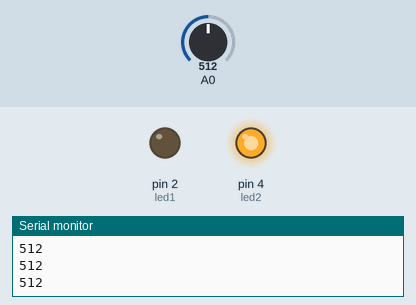
This sketch was run on a simulated Arduino Uno, built with avr-gcc and run on an emulated ATmega328P. Shown: output pins drawn as LEDs (lit = HIGH), the last lines printed to the serial monitor. The test bench sets the inputs (shaded band); at power-on: A0 = 512.

Above: at 1.2 s.
1.3 s: A0 set to 498
At 2.0 s:
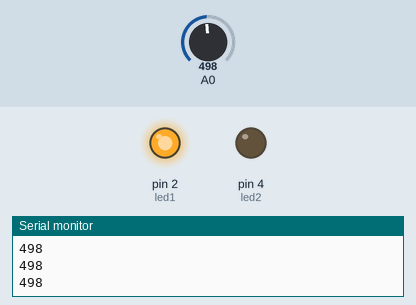
2.8 s: A0 set to 521
At 3.2 s:
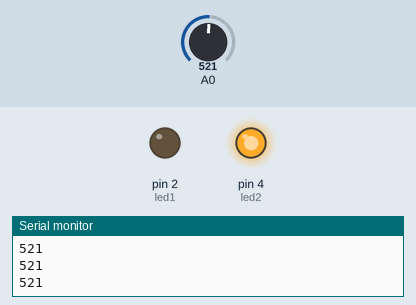
4.3 s: A0 set to 511
At 5.5 s:
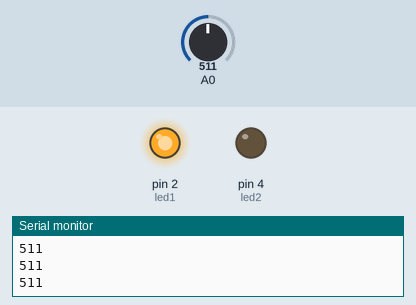
Timing chart, 0 to 7.3 s (numbered marks = the images above; inputs shaded):
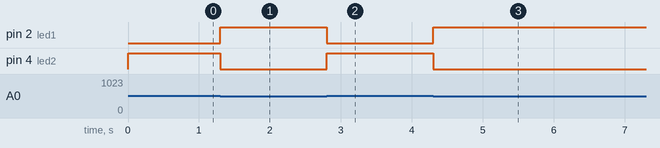

Measured:
- the behaviour switches between 512 and 511 on A0 (found by bisection; images 0 and 1)
- after the input at 1.3 s, pin 2 (led1): LOW → HIGH at once; pin 4 (led2): HIGH → LOW at once
- after the input at 2.8 s, pin 2 (led1): HIGH → LOW at once; pin 4 (led2): LOW → HIGH at once
- after the input at 4.3 s, pin 2 (led1): LOW → HIGH at once; pin 4 (led2): HIGH → LOW at once

The sketch:

Aula_3.ino
```cpp
// C++ code
// Projeto Aula 3 - Arduino pelo Tinkercad
// Uso de Pino Analógico

//Definindo os Pinos
#define led1 2
#define led2 4

void setup(){
  //Iniciando a comunicação:
  Serial.begin(9600);
  pinMode (led1, OUTPUT);
  pinMode (led2, OUTPUT);
}


void loop(){

  //Imprimindo os valores do Potenciômetro no Monitor Serial
  Serial.println(analogRead(A0));

  //Se a tensão no Potenciômetro for menor que a metade (~511), o LED vermelho acende, caso contrario o LED amarelo acende.
  if(analogRead(A0) <= 511){
    digitalWrite (led1, HIGH);
    digitalWrite (led2, LOW);
  }else{
    digitalWrite (led1, LOW);
    digitalWrite (led2, HIGH);
  }
}
```
